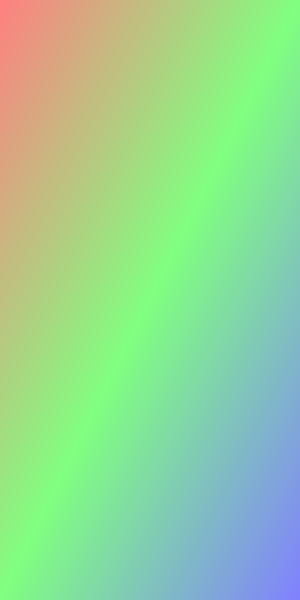
<?xml version="1.0" encoding="UTF-8"?>
<ui version="4.0">
 <class>QtSimMysteryMachineMainDialog</class>
 <widget class="QDialog" name="QtSimMysteryMachineMainDialog">
  <property name="geometry">
   <rect>
    <x>0</x>
    <y>0</y>
    <width>300</width>
    <height>600</height>
   </rect>
  </property>
  <property name="windowTitle">
   <string>SimMysteryMachine</string>
  </property>
  <property name="windowIcon">
   <iconset resource="ToolSimMysteryMachine.qrc">
    <normaloff>:/images/R.png</normaloff>:/images/R.png</iconset>
  </property>
  <property name="styleSheet">
   <string notr="true">QDialog { 
background-color: qlineargradient(x1: 0, y1: 0, x2: 1, y2: 1, stop: 0  #ff8080, stop: 0.5 #80ff80, stop: 1 #8080ff);
}
QDialog { 
selection-color: black;
selection-background-color: white
}

QPushButton { font: 48px, &quot;Verdana&quot; }
QPushButton{ 
selection-color: black;
selection-background-color: white
}
</string>
  </property>
  <layout class="QGridLayout" name="gridLayout">
   <item row="0" column="0">
    <layout class="QGridLayout" name="my_layout"/>
   </item>
  </layout>
 </widget>
 <resources>
  <include location="ToolSimMysteryMachine.qrc"/>
 </resources>
 <connections/>
</ui>
